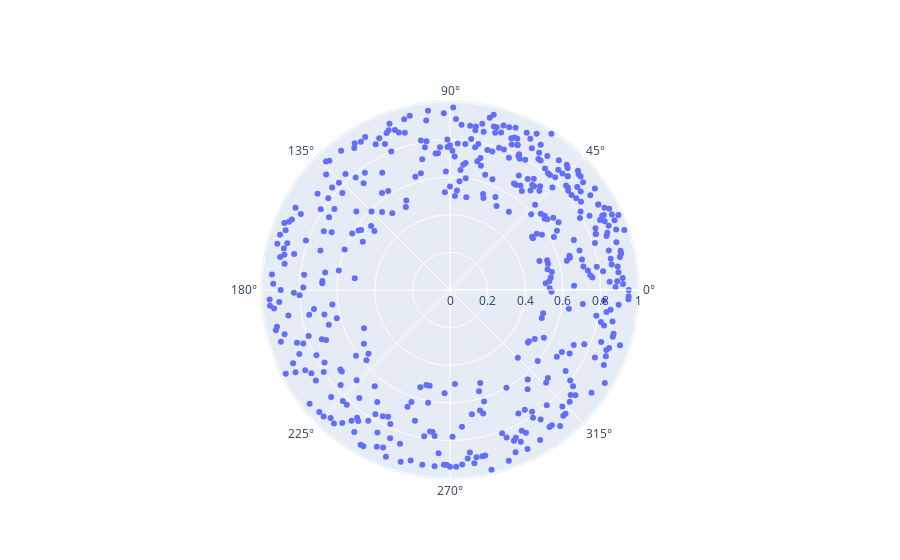

Source (notebook cell):
### Markdown cell above
This radar graph chart  
marks the sleep efficiency  
for each ID

### Code cell
import plotly.graph_objects as go
 
fig = go.Figure(data=go.Scatterpolar(
    r=df["Sleep_efficiency"],
    theta=df["ID"],
    mode='markers',
))
 
fig.show()

### Figure 1 — Plotly figure (JSON) as saved in the notebook; plotly's stock layout.template omitted (floating-point values rounded to 4 significant figures; data arrays with more than 128 entries replaced by an {"elided": "..."} marker saying what was removed)
{"data": [{"mode": "markers", "r": {"elided": "452 float values"}, "theta": {"elided": "452 int values"}, "type": "scatterpolar"}], "layout": {}}
